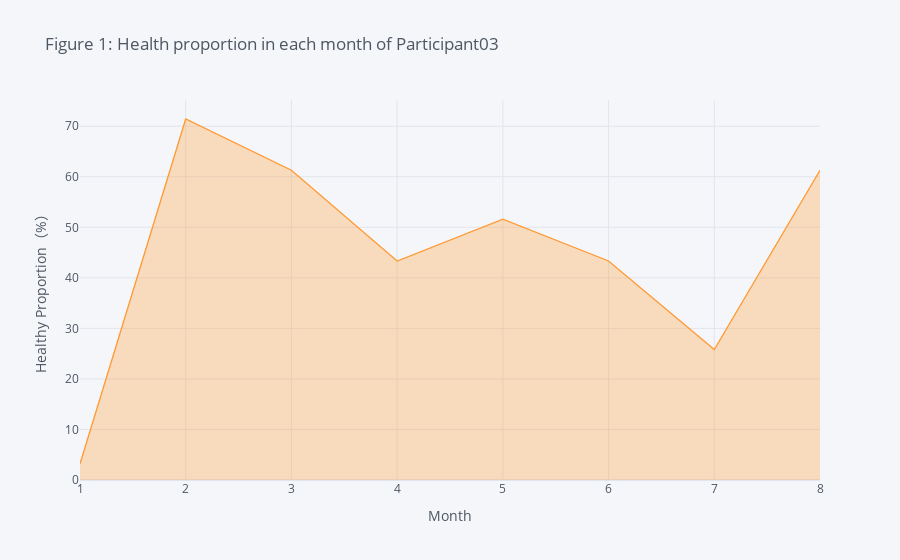

The notebook cell saved with this chart:
### Markdown cell above
Below we created an interactive area chart covering the area under the health proportion of each month.

### Code cell
proportion.figure(y="health_proportion(%)",
               fill=True,
               xTitle="Month", yTitle="Healthy Proportion（%）", title="Figure 1: Health proportion in each month of Participant03"
               )

### Figure 1 — Plotly figure (JSON) as saved in the notebook; plotly's stock layout.template omitted (floating-point values rounded to 4 significant figures)
{"data": [{"fill": "tozeroy", "fillcolor": "rgba(255, 153, 51, 0.3)", "line": {"color": "rgba(255, 153, 51, 1.0)", "dash": "solid", "shape": "linear", "width": 1.3}, "mode": "lines", "name": "health_proportion(%)", "text": "", "type": "scatter", "x": [1, 2, 3, 4, 5, 6, 7, 8], "y": [3.226, 71.43, 61.29, 43.33, 51.61, 43.33, 25.81, 61.29]}], "layout": {"legend": {"bgcolor": "#F5F6F9", "font": {"color": "#4D5663"}}, "paper_bgcolor": "#F5F6F9", "plot_bgcolor": "#F5F6F9", "title": {"font": {"color": "#4D5663"}, "text": "Figure 1: Health proportion in each month of Participant03"}, "xaxis": {"gridcolor": "#E1E5ED", "showgrid": true, "tickfont": {"color": "#4D5663"}, "title": {"font": {"color": "#4D5663"}, "text": "Month"}, "zerolinecolor": "#E1E5ED"}, "yaxis": {"gridcolor": "#E1E5ED", "showgrid": true, "tickfont": {"color": "#4D5663"}, "title": {"font": {"color": "#4D5663"}, "text": "Healthy Proportion（%）"}, "zerolinecolor": "#E1E5ED"}}}
